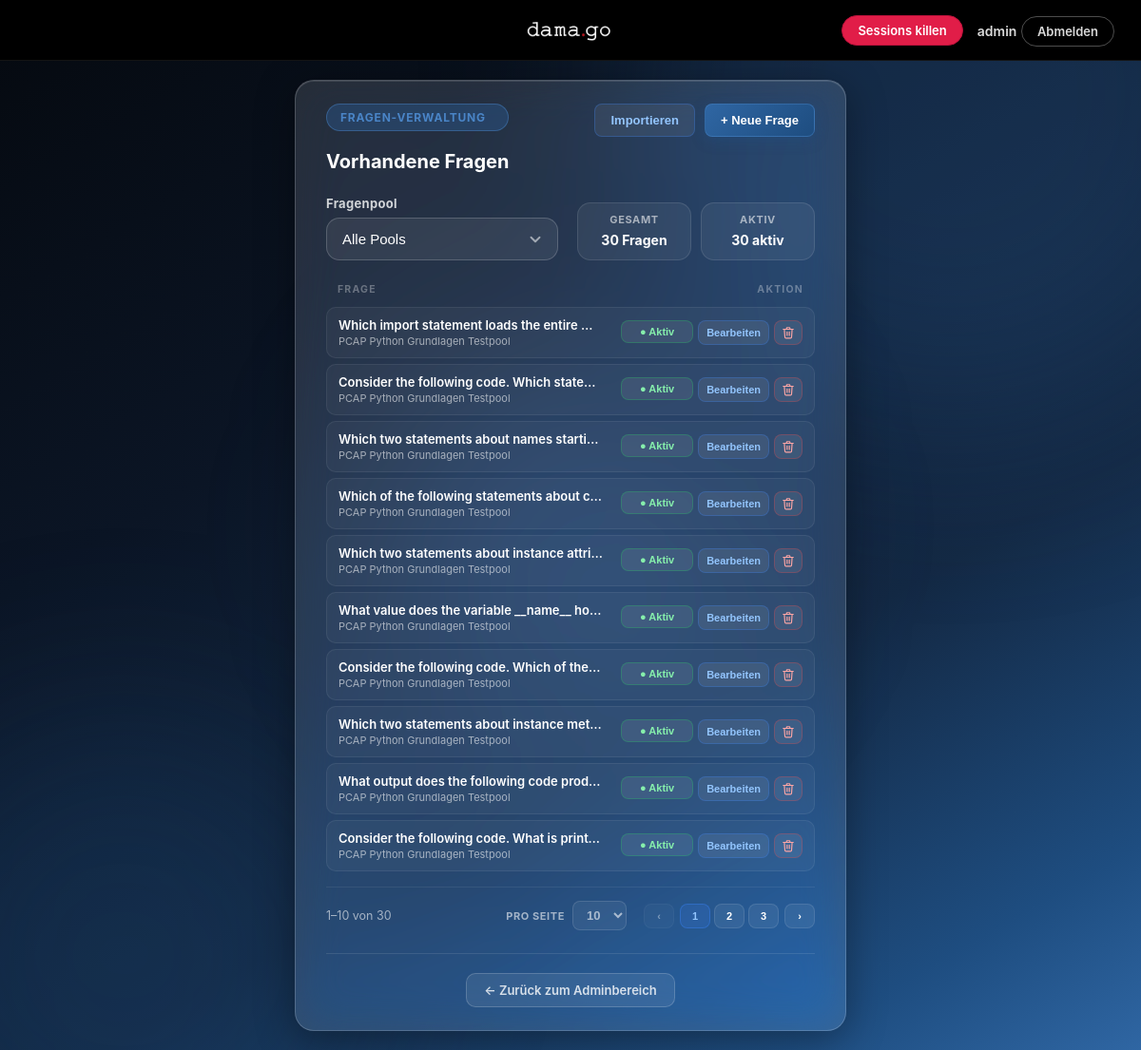
/PHP/manage_questions.php (signed in), run on an earlier commit of the app's database.
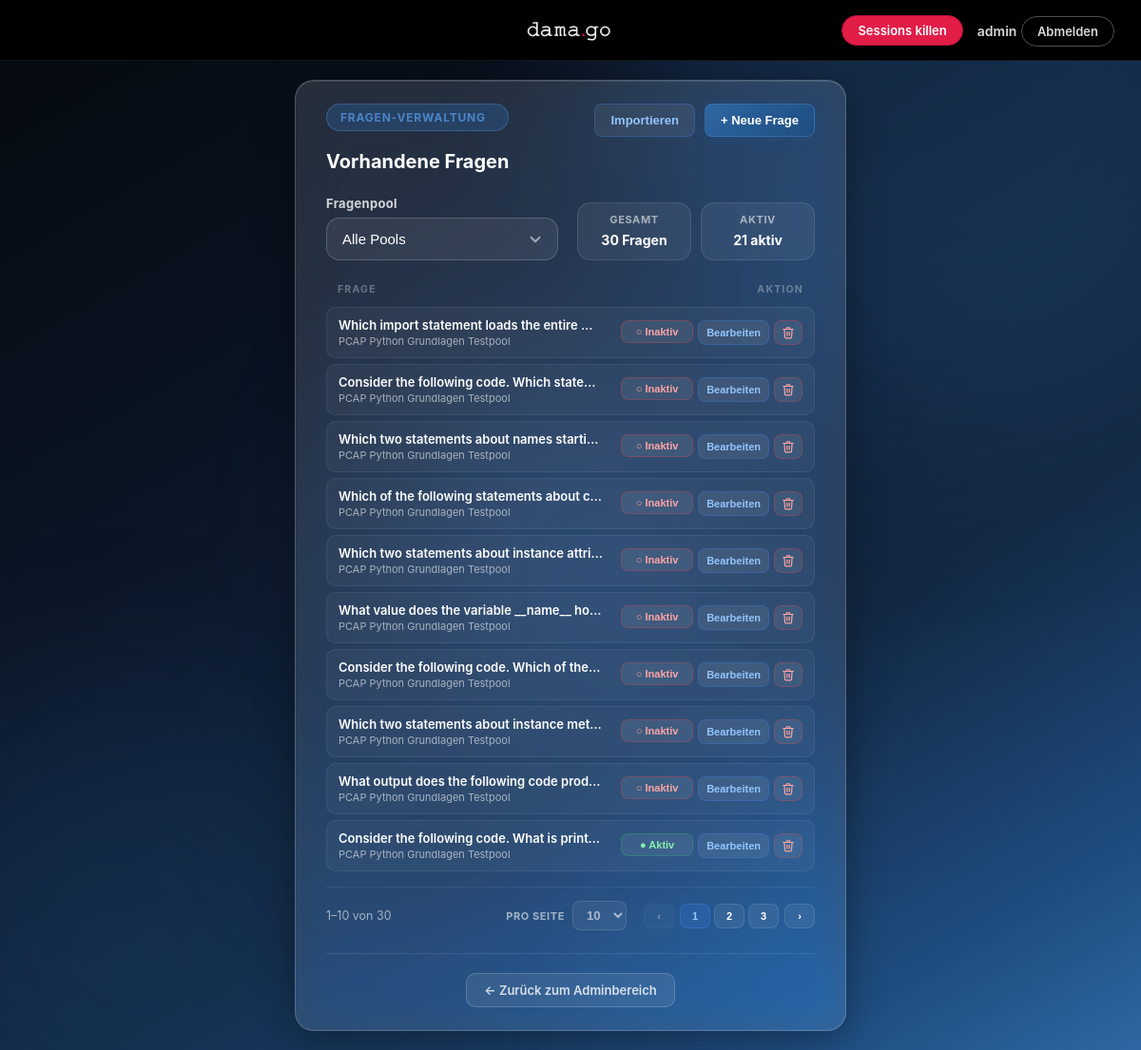
And on a later commit of the database.
### tables this page shows
CREATE TABLE `questions` (
  `id` int(10) UNSIGNED NOT NULL,
  `question_pool_id` int(10) UNSIGNED NOT NULL,
  `question_text` text NOT NULL,
  `image_id` int(10) UNSIGNED DEFAULT NULL,
  `explanation` text DEFAULT NULL,
  `created_by` int(10) UNSIGNED NOT NULL,
  `is_active` tinyint(1) NOT NULL DEFAULT 0,
  `created_at` datetime NOT NULL DEFAULT current_timestamp(),
  `updated_at` datetime DEFAULT NULL ON UPDATE current_timestamp(),
  `updated_by` int(10) UNSIGNED DEFAULT NULL
);

CREATE TABLE `question_pools` (
  `id` int(10) UNSIGNED NOT NULL,
  `name` varchar(100) NOT NULL,
  `description` text DEFAULT NULL,
  `created_by` int(10) UNSIGNED NOT NULL,
  `is_active` tinyint(1) NOT NULL DEFAULT 1,
  `created_at` datetime NOT NULL DEFAULT current_timestamp(),
  `updated_at` datetime DEFAULT NULL ON UPDATE current_timestamp(),
  `updated_by` int(10) UNSIGNED DEFAULT NULL
);

### PHP/manage_questions.php (the view, shortened to what the changed rows need)
<?php
require_once 'db.php';
function e($val) {
    return htmlspecialchars((string)$val, ENT_QUOTES, 'UTF-8');
}
$selectedPool = isset($_GET['pool']) ? (int)$_GET['pool'] : 0;
if ($selectedPool > 0) {
    $stmtQ = $pdo->prepare("
        SELECT q.id, q.question_pool_id, q.question_text, q.explanation, q.is_active, q.image_id,
               qp.name AS pool_name, mf.file_name AS image_file
        FROM questions q
        INNER JOIN question_pools qp ON qp.id = q.question_pool_id
        LEFT JOIN media_files mf ON mf.id = q.image_id
        WHERE q.question_pool_id = ?
        ORDER BY q.id ASC
    ");
    $stmtQ->execute([$selectedPool]);
} else {
    $stmtQ = $pdo->query("
        SELECT q.id, q.question_pool_id, q.question_text, q.explanation, q.is_active, q.image_id,
               qp.name AS pool_name, mf.file_name AS image_file
        FROM questions q
        INNER JOIN question_pools qp ON qp.id = q.question_pool_id
        LEFT JOIN media_files mf ON mf.id = q.image_id
        ORDER BY q.question_pool_id ASC, q.id ASC
    ");
}
$questions = $stmtQ->fetchAll(PDO::FETCH_ASSOC);
$activeQuestions = count(array_filter($questions, fn($q) => $q['is_active']));
$answersMap = [];
if (!empty($questions)) {
    $ids          = array_column($questions, 'id');
    $placeholders = implode(',', array_fill(0, count($ids), '?'));
    $stmtA = $pdo->prepare(
        "SELECT * FROM answer_options WHERE question_id IN ($placeholders) ORDER BY question_id, sort_order ASC"
    );
    $stmtA->execute($ids);
    foreach ($stmtA->fetchAll(PDO::FETCH_ASSOC) as $ans) {
        $answersMap[$ans['question_id']][] = $ans;
    }
}
?>
<!DOCTYPE html>
<html lang="de">
<head>
    <link rel="stylesheet" href="../CSS/style.css">
</head>
<body class="manage-questions-page">
<main class="play-layout">
    <section class="quiz-main mq-panel">
        <div class="mq-topbar">
            <div class="mq-topbar-info">
                <h2>Vorhandene Fragen</h2>
            </div>
        </div>
        <div class="mq-toolbar">
            <div class="lobby-meta mq-meta">
                <div>
                    <span>Aktiv</span>
                    <strong><?php echo $activeQuestions; ?> aktiv</strong>
                </div>
            </div>
        </div>
        <div class="question-list" id="questionList">
            <?php if (empty($questions)): ?>
                <div class="empty-list-hint">
                    Keine Fragen gefunden.
                </div>
            <?php else: ?>
                <?php foreach ($questions as $q):
                    $qAnswers = $answersMap[$q['id']] ?? [];
                    $qData = [
                        'id'          => $q['id'],
                        'pool'        => $q['question_pool_id'],
                        'text'        => $q['question_text'],
                        'explanation' => $q['explanation'] ?? '',
                        'status'      => $q['is_active'] ? 'active' : 'inactive',
                        'image'       => $q['image_file'] ?? '',
                        'answers'     => array_map(fn($a) => [
                            'answer_text' => $a['answer_text'],
                            'explanation' => $a['explanation'],
                            'is_correct'  => (int)$a['is_correct'],
                            'sort_order'  => (int)$a['sort_order'],
                        ], $qAnswers),
                    ];
                ?>
                    <div class="question-row" data-pool="<?php echo $q['question_pool_id']; ?>" data-active="<?php echo $q['is_active']; ?>" data-tooltip="<?php echo e($q['question_text']); ?>">
                        <div class="col-frage">
                            <div class="mq-frage-texts">
                                <div class="question-text">
                                    <?php echo e($q['question_text']); ?>
                                </div>
                                <div class="question-pool-label"><?php echo e($q['pool_name']); ?></div>
                            </div>
                        </div>
                        <div class="col-qaktion">
                            <form method="POST" action="manage_questions.php<?php echo $selectedPool ? '?pool=' . $selectedPool : ''; ?>" class="inline-form">
                                <button type="submit" class="btn-icon <?php echo $q['is_active'] ? 'btn-toggle-active' : 'btn-toggle-inactive'; ?>">
                                    <?php echo $q['is_active'] ? '● Aktiv' : '○ Inaktiv'; ?>
                                </button>
                            </form>
                            <button type="button" class="btn-icon btn-edit"
                                data-question="<?php echo e(json_encode($qData)); ?>"
                                onclick="openEditQuestionModal(this)">
                                Bearbeiten
                            </button>
                            <button type="button" class="btn-icon btn-delete"
                                onclick="openDeleteQuestionModal(<?php echo $q['id']; ?>, this)"
                                data-text="<?php echo e($q['question_text']); ?>"
                                aria-label="Frage löschen" title="Frage löschen">
                            </button>
                        </div>
                    </div>
                <?php endforeach; ?>
            <?php endif; ?>
        </div>
    </section>
</main>
</body>
</html>

What changed in the data, as far as the page shows it:
changed questions "Which import statement loads the entire…": is_active "● Aktiv" → "○ Inaktiv"
changed questions "Consider the following code. Which state…": is_active "● Aktiv" → "○ Inaktiv"
changed questions "Which two statements about names starti…": is_active "● Aktiv" → "○ Inaktiv"
changed questions "Which of the following statements about c…": is_active "● Aktiv" → "○ Inaktiv"
changed questions "Which two statements about instance attri…": is_active "● Aktiv" → "○ Inaktiv"
changed questions "What value does the variable __name__ ho…": is_active "● Aktiv" → "○ Inaktiv"
changed questions "Consider the following code. Which of the…": is_active "● Aktiv" → "○ Inaktiv"
changed questions "Which two statements about instance met…": is_active "● Aktiv" → "○ Inaktiv"
changed questions "What output does the following code prod…": is_active "● Aktiv" → "○ Inaktiv"
Also different on the page:
$activeQuestions: "30" → "21"
